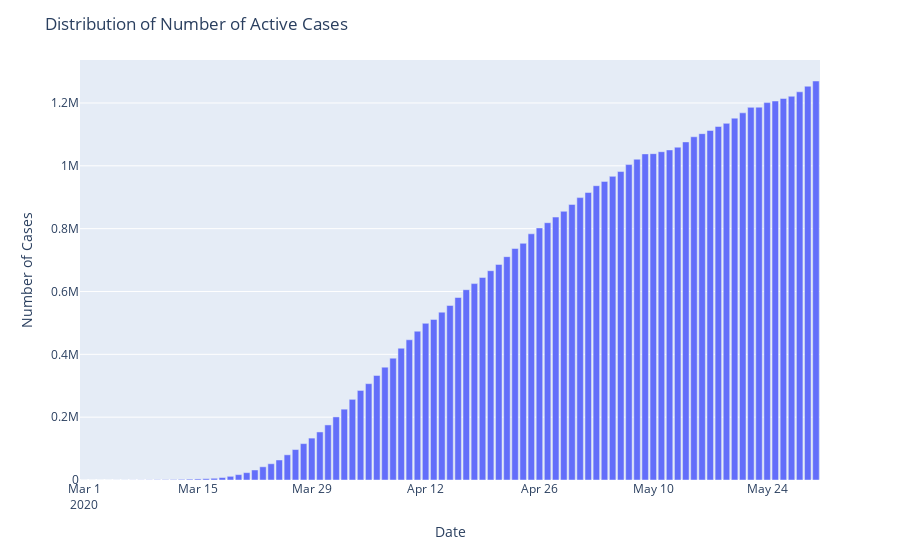

The code cell stored with this chart in its notebook:
### Code cell
fig=px.bar(x=datewise.index,y=datewise2["Confirmed"]-datewise2["Recovered"]-datewise2["Deaths"])
fig.update_layout(title="Distribution of Number of Active Cases",
                  xaxis_title="Date",yaxis_title="Number of Cases",)
fig.show()
